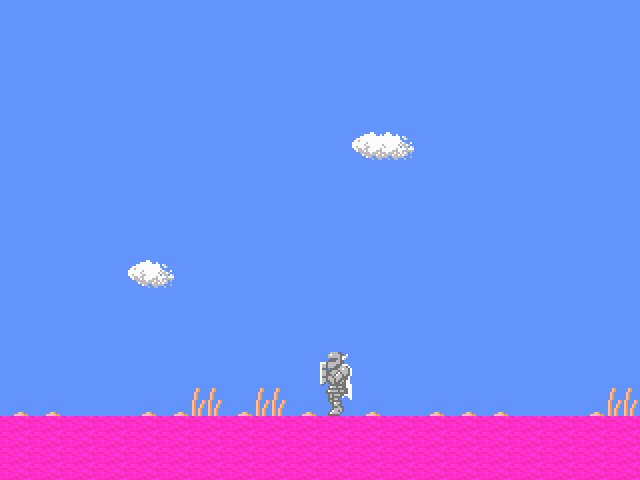

This is a level from a 2D game, rendered from its Tiled map with the project's own tilesets. A one-line summary and the map file follow, with tile-layer data summarised:
An orthogonal 20x15 tile map with 32x32 px tiles, 2 tile layers (background, physics), 2 tilesets and 2 objects (2x exit).

<map version="1.0" orientation="orthogonal" width="20" height="15" tilewidth="32" tileheight="32" backgroundcolor="#6294fc">
 <tileset firstgid="1" name="physicsTiles" tilewidth="32" tileheight="32">
  <image source="physicsTiles.png" width="256" height="256" />
 </tileset>
 <tileset firstgid="65" name="tiles-new" tilewidth="32" tileheight="32">
  <image source="../res/tiles-new.png" trans="5c94fc" width="512" height="320" />
 </tileset>
 <layer name="background" width="20" height="15">
  <data>[300 cells, 300 non-empty, 9 distinct tile ids]</data>
 </layer>
 <layer name="physics" width="20" height="15" opacity="0.74">
  <data>[300 cells, 40 non-empty, 1 distinct tile ids]</data>
 </layer>
 <objectgroup name="objects" width="20" height="15">
  <object name="overworld" type="exit" x="640" y="0" width="64" height="480">
   <properties>
    <property name="x" value="66" />
    <property name="y" value="31" />
   </properties>
  </object>
  <object name="overworld" type="exit" x="-64" y="0" width="64" height="480">
   <properties>
    <property name="x" value="66" />
    <property name="y" value="29" />
   </properties>
  </object>
 </objectgroup>
</map>
